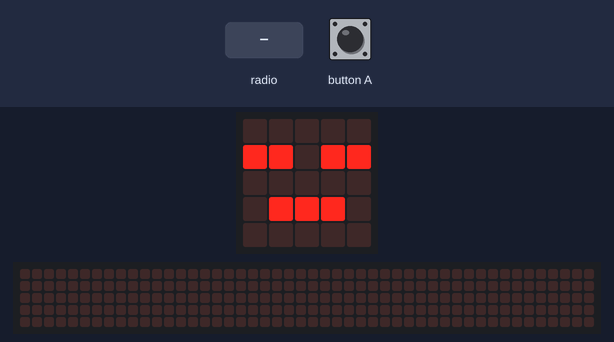
Simulated run of this program. Board: BBC micro:bit (MakeCode). Parts: the board's 5×5 LED display, a strip that is not on the board, showing the scrolling text unrolled. The inputs (shaded band) are chosen by the test bench. The 48×5 strip is a reading aid, not a part: it shows the text the display is scrolling, unrolled, one strip-width of it at a time.

Above: at 1.8 s.
1.9 s: radio message "Too Close" arrives
At 5.5 s:
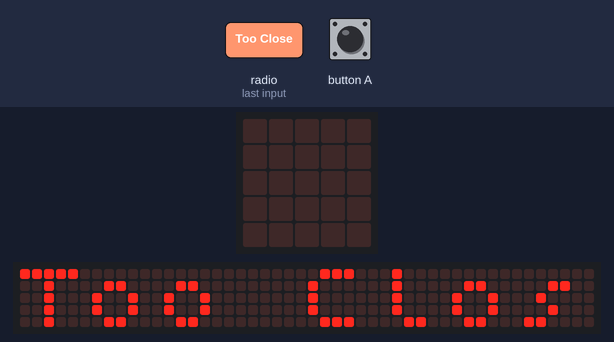
At 11.2 s:
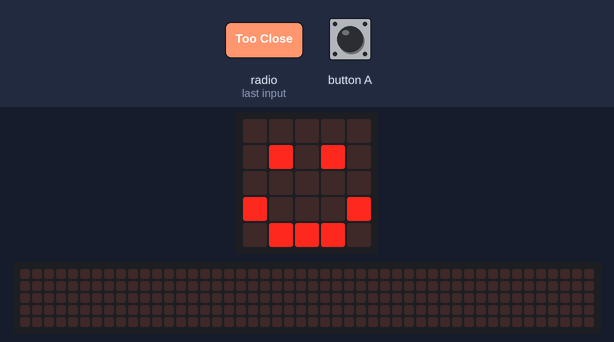
Timing chart, 0 to 12.4 s (numbered marks = the images above; inputs shaded):
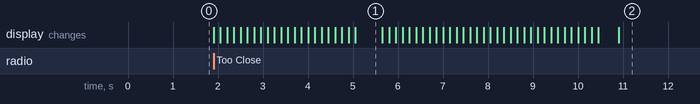

The program:

main.ts
```typescript
// (licence header left out)
// variables
let distanceToObject: number = 0

// setup
radio.setGroup(76)
basic.showIcon(IconNames.Asleep)

// if button a is pressed, sends string 'too close' if distance is less than 10
input.onButtonPressed(Button.A, function () {
  // checks distance of sonar to object in front
  distanceToObject = sonar.ping(
    DigitalPin.P1,
    DigitalPin.P2,
    PingUnit.Centimeters
  )
  // if the distance is less than 10 cm, project string "too close" to second MicroBit
  if (distanceToObject <= 10) {
    radio.sendString('Too Close')
    basic.showIcon(IconNames.Meh)
  }
})

// allows to receive strings from other MicroBits on the same frequency.
radio.onReceivedString(function (receivedString) {
  basic.clearScreen()
  basic.showString(receivedString)
  basic.showIcon(IconNames.Happy)
})
```

Measured:
- after the input at 1.9 s, the display: changes at once (image 1)
- what the display in image 1 shows lasts 0.6 s, from 5.1 s to 5.7 s
